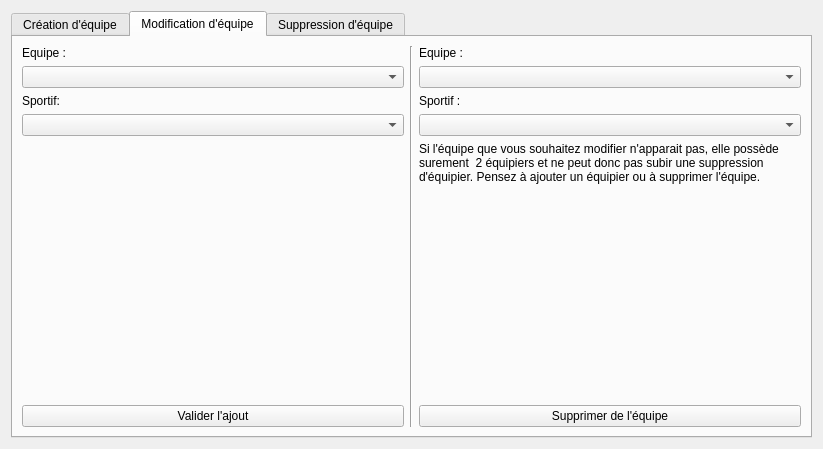
<?xml version="1.0" encoding="UTF-8"?>
<ui version="4.0">
 <class>gestion_equipe_dialog</class>
 <widget class="QDialog" name="gestion_equipe_dialog">
  <property name="geometry">
   <rect>
    <x>0</x>
    <y>0</y>
    <width>823</width>
    <height>449</height>
   </rect>
  </property>
  <property name="windowTitle">
   <string>Gestion des équipes</string>
  </property>
  <layout class="QVBoxLayout" name="verticalLayout">
   <item>
    <widget class="QTabWidget" name="tabWidget">
     <property name="currentIndex">
      <number>1</number>
     </property>
     <widget class="QWidget" name="tab_create">
      <attribute name="title">
       <string>Création d'équipe</string>
      </attribute>
      <layout class="QVBoxLayout" name="verticalLayout_2">
       <item>
        <widget class="QLabel" name="label_create_num">
         <property name="text">
          <string>Numéros de l'équipe</string>
         </property>
        </widget>
       </item>
       <item>
        <widget class="QSpinBox" name="spin_create_num">
         <property name="sizePolicy">
          <sizepolicy hsizetype="Expanding" vsizetype="Fixed">
           <horstretch>0</horstretch>
           <verstretch>0</verstretch>
          </sizepolicy>
         </property>
         <property name="minimum">
          <number>1</number>
         </property>
         <property name="maximum">
          <number>100</number>
         </property>
        </widget>
       </item>
       <item>
        <widget class="QLabel" name="label_6">
         <property name="text">
          <string>Premier sportif</string>
         </property>
        </widget>
       </item>
       <item>
        <widget class="QComboBox" name="cb_premier_sp"/>
       </item>
       <item>
        <widget class="QLabel" name="label_7">
         <property name="text">
          <string>Second sportif</string>
         </property>
        </widget>
       </item>
       <item>
        <widget class="QComboBox" name="cb_second_sp"/>
       </item>
       <item>
        <widget class="QLabel" name="label_8">
         <property name="sizePolicy">
          <sizepolicy hsizetype="Expanding" vsizetype="Preferred">
           <horstretch>0</horstretch>
           <verstretch>0</verstretch>
          </sizepolicy>
         </property>
         <property name="text">
          <string>Pour ajouter d'autre sportif créé l'équipe ici puis aller sur la page &quot;Modification&quot;</string>
         </property>
        </widget>
       </item>
       <item>
        <spacer name="verticalSpacer_3">
         <property name="orientation">
          <enum>Qt::Vertical</enum>
         </property>
         <property name="sizeHint" stdset="0">
          <size>
           <width>20</width>
           <height>40</height>
          </size>
         </property>
        </spacer>
       </item>
       <item>
        <widget class="QLabel" name="label_create">
         <property name="text">
          <string/>
         </property>
         <property name="alignment">
          <set>Qt::AlignCenter</set>
         </property>
        </widget>
       </item>
       <item>
        <widget class="QPushButton" name="btn_create">
         <property name="text">
          <string>Valider la création</string>
         </property>
        </widget>
       </item>
      </layout>
     </widget>
     <widget class="QWidget" name="tab_update">
      <attribute name="title">
       <string>Modification d'équipe</string>
      </attribute>
      <layout class="QHBoxLayout" name="horizontalLayout">
       <item>
        <layout class="QVBoxLayout" name="verticalLayout_5">
         <item>
          <widget class="QLabel" name="label">
           <property name="sizePolicy">
            <sizepolicy hsizetype="Preferred" vsizetype="Minimum">
             <horstretch>0</horstretch>
             <verstretch>0</verstretch>
            </sizepolicy>
           </property>
           <property name="text">
            <string>Equipe :</string>
           </property>
          </widget>
         </item>
         <item>
          <widget class="QComboBox" name="combo_update_add_eq"/>
         </item>
         <item>
          <widget class="QLabel" name="label_2">
           <property name="text">
            <string>Sportif:</string>
           </property>
          </widget>
         </item>
         <item>
          <widget class="QComboBox" name="combo_update_add_sp"/>
         </item>
         <item>
          <spacer name="verticalSpacer">
           <property name="orientation">
            <enum>Qt::Vertical</enum>
           </property>
           <property name="sizeHint" stdset="0">
            <size>
             <width>20</width>
             <height>40</height>
            </size>
           </property>
          </spacer>
         </item>
         <item>
          <widget class="QLabel" name="label_update_add">
           <property name="text">
            <string/>
           </property>
           <property name="alignment">
            <set>Qt::AlignCenter</set>
           </property>
           <property name="wordWrap">
            <bool>true</bool>
           </property>
          </widget>
         </item>
         <item>
          <widget class="QPushButton" name="btn_update_add">
           <property name="text">
            <string>Valider l'ajout</string>
           </property>
          </widget>
         </item>
        </layout>
       </item>
       <item>
        <widget class="Line" name="line">
         <property name="orientation">
          <enum>Qt::Vertical</enum>
         </property>
        </widget>
       </item>
       <item>
        <layout class="QVBoxLayout" name="verticalLayout_3">
         <item>
          <widget class="QLabel" name="label_4">
           <property name="text">
            <string>Equipe :</string>
           </property>
          </widget>
         </item>
         <item>
          <widget class="QComboBox" name="combo_update_remove_eq"/>
         </item>
         <item>
          <widget class="QLabel" name="label_3">
           <property name="text">
            <string>Sportif :</string>
           </property>
          </widget>
         </item>
         <item>
          <widget class="QComboBox" name="combo_update_remove_sp"/>
         </item>
         <item>
          <widget class="QLabel" name="label_5">
           <property name="text">
            <string>Si l'équipe que vous souhaitez modifier n'apparait pas, elle possède surement  2 équipiers et ne peut donc pas subir une suppression d'équipier. Pensez à ajouter un équipier ou à supprimer l'équipe.</string>
           </property>
           <property name="wordWrap">
            <bool>true</bool>
           </property>
          </widget>
         </item>
         <item>
          <spacer name="verticalSpacer_2">
           <property name="orientation">
            <enum>Qt::Vertical</enum>
           </property>
           <property name="sizeHint" stdset="0">
            <size>
             <width>20</width>
             <height>40</height>
            </size>
           </property>
          </spacer>
         </item>
         <item>
          <widget class="QLabel" name="label_update_remove">
           <property name="text">
            <string/>
           </property>
           <property name="alignment">
            <set>Qt::AlignCenter</set>
           </property>
           <property name="wordWrap">
            <bool>true</bool>
           </property>
          </widget>
         </item>
         <item>
          <widget class="QPushButton" name="pushButton">
           <property name="text">
            <string>Supprimer de l'équipe</string>
           </property>
          </widget>
         </item>
        </layout>
       </item>
      </layout>
     </widget>
     <widget class="QWidget" name="tab_delete">
      <attribute name="title">
       <string>Suppression d'équipe</string>
      </attribute>
      <layout class="QVBoxLayout" name="verticalLayout_4">
       <item>
        <widget class="QTableWidget" name="table_delete">
         <property name="selectionMode">
          <enum>QAbstractItemView::SingleSelection</enum>
         </property>
         <property name="selectionBehavior">
          <enum>QAbstractItemView::SelectRows</enum>
         </property>
         <property name="sortingEnabled">
          <bool>true</bool>
         </property>
         <attribute name="horizontalHeaderStretchLastSection">
          <bool>true</bool>
         </attribute>
         <column>
          <property name="text">
           <string>numEq</string>
          </property>
         </column>
         <column>
          <property name="text">
           <string>nbEquipiersEq</string>
          </property>
         </column>
         <column>
          <property name="text">
           <string>pays</string>
          </property>
         </column>
         <column>
          <property name="text">
           <string>nomEquipier</string>
          </property>
         </column>
        </widget>
       </item>
       <item>
        <widget class="QLabel" name="label_delete">
         <property name="text">
          <string/>
         </property>
         <property name="alignment">
          <set>Qt::AlignCenter</set>
         </property>
        </widget>
       </item>
       <item>
        <widget class="QPushButton" name="btn_delete">
         <property name="text">
          <string>Valider la suppression</string>
         </property>
        </widget>
       </item>
      </layout>
     </widget>
    </widget>
   </item>
  </layout>
 </widget>
 <resources/>
 <connections>
  <connection>
   <sender>btn_delete</sender>
   <signal>clicked()</signal>
   <receiver>gestion_equipe_dialog</receiver>
   <slot>deleteEquipe()</slot>
   <hints>
    <hint type="sourcelabel">
     <x>316</x>
     <y>414</y>
    </hint>
    <hint type="destinationlabel">
     <x>414</x>
     <y>446</y>
    </hint>
   </hints>
  </connection>
  <connection>
   <sender>btn_create</sender>
   <signal>clicked()</signal>
   <receiver>gestion_equipe_dialog</receiver>
   <slot>createEquipe()</slot>
   <hints>
    <hint type="sourcelabel">
     <x>329</x>
     <y>414</y>
    </hint>
    <hint type="destinationlabel">
     <x>42</x>
     <y>445</y>
    </hint>
   </hints>
  </connection>
  <connection>
   <sender>btn_update_add</sender>
   <signal>clicked()</signal>
   <receiver>gestion_equipe_dialog</receiver>
   <slot>updateEquipeAdd()</slot>
   <hints>
    <hint type="sourcelabel">
     <x>220</x>
     <y>421</y>
    </hint>
    <hint type="destinationlabel">
     <x>46</x>
     <y>504</y>
    </hint>
   </hints>
  </connection>
  <connection>
   <sender>pushButton</sender>
   <signal>clicked()</signal>
   <receiver>gestion_equipe_dialog</receiver>
   <slot>updateEquipeRemove()</slot>
   <hints>
    <hint type="sourcelabel">
     <x>539</x>
     <y>423</y>
    </hint>
    <hint type="destinationlabel">
     <x>514</x>
     <y>502</y>
    </hint>
   </hints>
  </connection>
  <connection>
   <sender>combo_update_add_eq</sender>
   <signal>currentTextChanged(QString)</signal>
   <receiver>gestion_equipe_dialog</receiver>
   <slot>updateSportifList()</slot>
   <hints>
    <hint type="sourcelabel">
     <x>120</x>
     <y>82</y>
    </hint>
    <hint type="destinationlabel">
     <x>83</x>
     <y>-15</y>
    </hint>
   </hints>
  </connection>
  <connection>
   <sender>combo_update_remove_eq</sender>
   <signal>currentTextChanged(QString)</signal>
   <receiver>gestion_equipe_dialog</receiver>
   <slot>updateSportifList()</slot>
   <hints>
    <hint type="sourcelabel">
     <x>483</x>
     <y>89</y>
    </hint>
    <hint type="destinationlabel">
     <x>512</x>
     <y>-11</y>
    </hint>
   </hints>
  </connection>
  <connection>
   <sender>cb_premier_sp</sender>
   <signal>currentTextChanged(QString)</signal>
   <receiver>gestion_equipe_dialog</receiver>
   <slot>updateSp2List()</slot>
   <hints>
    <hint type="sourcelabel">
     <x>140</x>
     <y>148</y>
    </hint>
    <hint type="destinationlabel">
     <x>-26</x>
     <y>278</y>
    </hint>
   </hints>
  </connection>
 </connections>
 <slots>
  <slot>refreshResult()</slot>
  <slot>refreshEquipesList()</slot>
  <slot>refresh2emeplaceList()</slot>
  <slot>refresh3emeplaceList()</slot>
  <slot>refreshEpreuvesList()</slot>
  <slot>setGoodLayout()</slot>
  <slot>setLabelRecap()</slot>
  <slot>validate()</slot>
  <slot>deleteEquipe()</slot>
  <slot>updateEquipeRemove()</slot>
  <slot>createEquipe()</slot>
  <slot>updateEquipeAdd()</slot>
  <slot>updateSportifList()</slot>
  <slot>updateSp2List()</slot>
 </slots>
</ui>
